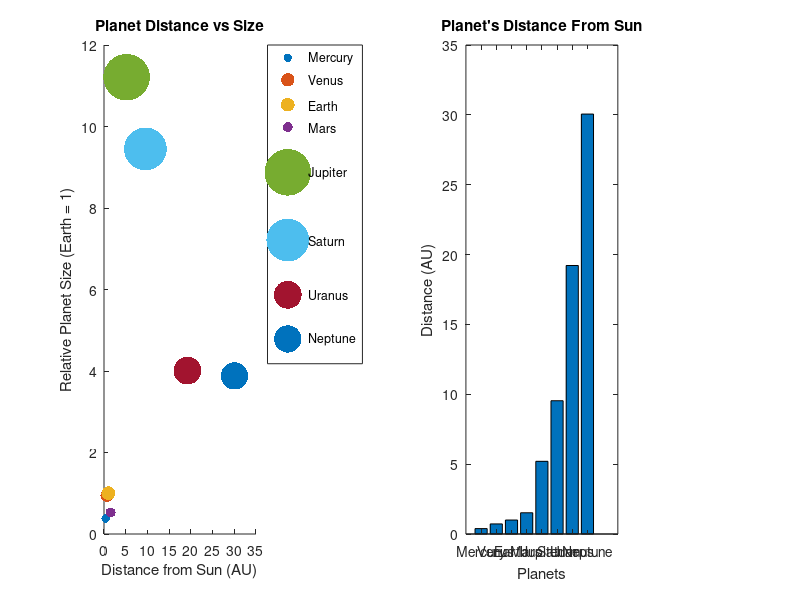

Write MATLAB code to recreate this figure.
% Author Name: Lucius Dinzeo
% Email: dinzeo22@students.rowan.edu
% Created On: 09/27/2024
% Updated On: 10/11/2024
% Update By: Dinzeo
% All rights are reserved - MIT License
% Title: Homework 2.1

% 4 - Solar System Visualization
    %Create a visualization of the solar system's planets:
%a) Create two vectors:
   %- `planet_distances`: containing the average distance of each planet from the sun in astronomical units (AU).
   %- `planet_sizes`: containing the relative sizes of the planets (use Earth = 1 as a reference).

planet_distances = [0.387, 0.722, 1.000, 1.520, 5.203, 9.539, 19.218, 30.057];
planet_sizes = [0.38, 0.95, 1.00, 0.53, 11.21, 9.45, 4.01, 3.88,];
planet_names = {'Mercury', 'Venus', 'Earth', 'Mars', 'Jupiter', 'Saturn', 'Uranus', 'Neptune'};

%b) Create a figure with two subplots:
  % - In the first subplot, create a scatter plot of planet distances vs. planet sizes. Use different colors for each planet and adjust the marker sizes to reflect the planet sizes.
  % - In the second subplot, create a bar chart of planet distances.

% Subplot 1: Scatter plot of planet distances vs. sizes
subplot(1,2,1);
hold on;  % Allow multiple plots on the same axes

% Loop to plot each planet by itself
for i = 1:length(planet_distances)
    scatter(planet_distances(i), planet_sizes(i), 100.*planet_sizes(i), 'filled', 'DisplayName', planet_names{i});
    %scatter plot( x, y, dot size (100x), fills points, sets legend, legend entries)
end

title('Planet Distance vs Size');
xlabel('Distance from Sun (AU)');
ylabel('Relative Planet Size (Earth = 1)');
legend('Location', 'bestoutside');  % The legend will now show all planets

hold off;  % Stops adding points to subplot

% Subplot 2: Bar chart of planet distances
subplot(1,2,2);
bar(planet_distances);
title('Planet''s Distance From Sun');
xlabel('Planets');
ylabel('Distance (AU)');
xticks(1:8);  % Set x-ticks to match # of planets
xticklabels(planet_names);  % Label x-axis with planet names using tick marks

% Save the figure
saveas(gcf, 'solar_system_visualization.png');